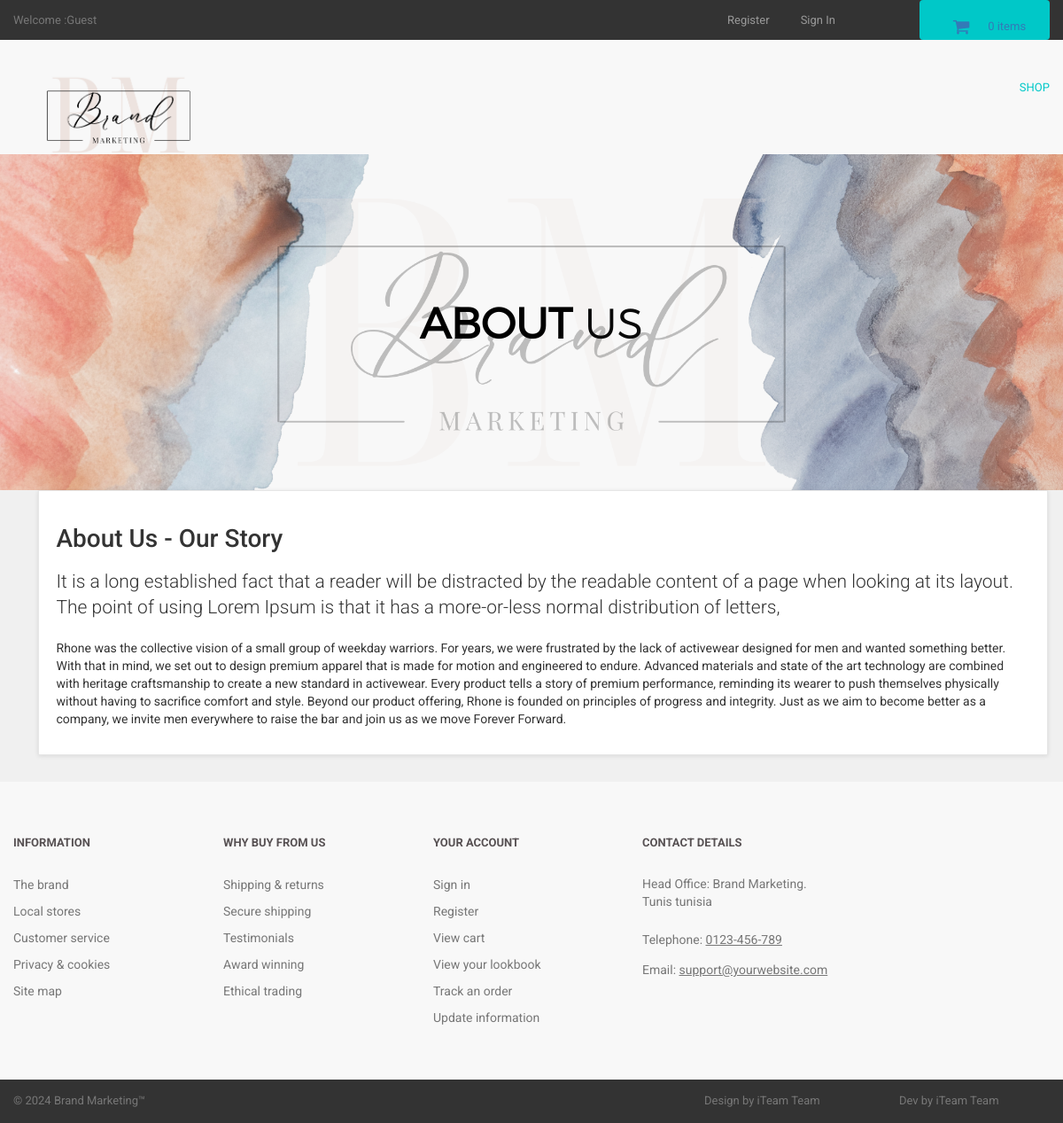
Page /about.php on the committed database.
### tables this page shows
CREATE TABLE `about_us` (
  `about_id` int(10) NOT NULL,
  `about_heading` text NOT NULL,
  `about_short_desc` text NOT NULL,
  `about_desc` text NOT NULL
);

### about.php (the view, shortened to what this page needs)
<?php
include("includes/db.php");
include("includes/header.php");
include("includes/main.php");
?>
  <main>
    <div class="nero">
      <div class="nero__heading">
        <span class="nero__bold">About</span> us
      </div>
    </div>
  </main>
<div id="content" >
<div class="container" >
<div class="col-md-12" >
<div class="box" >
<?php
$get_about_us = "select * from about_us";
$run_about_us = mysqli_query($con,$get_about_us);
$row_about_us = mysqli_fetch_array($run_about_us);
$about_heading = $row_about_us['about_heading'];
$about_short_desc = $row_about_us['about_short_desc'];
$about_desc = $row_about_us['about_desc'];
?>
<h1> <?php echo $about_heading; ?> </h1>
<p class="lead"> <?php echo $about_short_desc; ?> </p>
<p> <?php echo $about_desc; ?> </p>
</div>
</div>
</div>
</div>
<?php
include("includes/footer.php");
?>
</body>
</html>

### styles/backend.css (style rules this page uses)
html { font-family: "Roboto", Helvetica, Arial, sans-serif; line-height: 1.15; -ms-text-size-adjust: 100%; -webkit-text-size-adjust: 100% }
body { margin: 0 }
h1 { font-size: 2em; margin: .67em 0 }
figcaption, figure, main { display: block }
html { box-sizing: border-box }
body { min-width: 1190px; font-family: Montserrat, sans-serif; font-weight: 400; background-color: white; }
.container { width: 1170px; margin: 0 auto }
.nero { padding-top: 160px; padding-bottom: 140px; font-family: 'montserratlight', sans-serif; text-align: center; text-transform: uppercase; color: #FFF; background: #666 url("../images/banner-ave.jpg") no-repeat; background-size: cover; background-position: center; }
.nero__heading { font-size: 48px; color: #090909; }
.nero__bold { font-weight: 700; color: #000000; }

### styles/style.css (style rules this page uses)
body { font-family: "Roboto", Helvetica, Arial, sans-serif; font-size: 14px; line-height: 1.42857143; color: #333333; background-color: #f0f0f0; overflow-x: hidden; }
.box { background: #fff; margin: 0 0 30px; border: solid 1px #e6e6e6; box-sizing: border-box; padding:20px; box-shadow: 0 1px 5px rgba(0, 0, 0, 0.1); }
#content { padding-left:25px; }

### rows in the picture
about_us: about_heading "About Us - Our Story", about_short_desc "It is a long established fact that a reader will be distracted by the readable content of a page when looking at its layout. The point of using Lorem Ipsum is that it has a more-or-less normal distribution of letters,", about_desc "Rhone was the collective vision of a small group of weekday warriors. For years, we were frustrated by the lack of activewear designed for men and wanted something better. With that in mind, we set out to design premium apparel that is made for motion and engineered to endure. Advanced materials and state of the art technology are combined with heritage craftsmanship to create a new standard in activewear. Every product tells a story of premium performance, reminding its wearer to push themselves physically without having to sacrifice comfort and style. Beyond our product offering, Rhone is founded on principles of progress and integrity. Just as we aim to become better as a company, we…"

### other values in the picture
$count_items "0"
